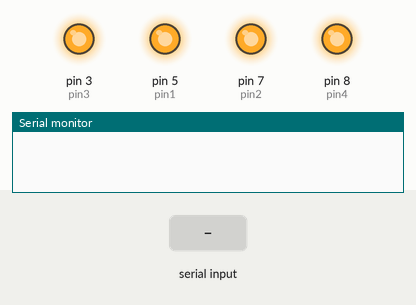
A sketch run on a simulated Arduino Uno, built with avr-gcc and run on an emulated ATmega328P. Shown: output pins drawn as LEDs (lit = HIGH), the last lines printed to the serial monitor. The test bench sets the inputs (shaded band).

Above: at 1.2 s.
1.3 s: "1\n" received over Serial
At 4.0 s:
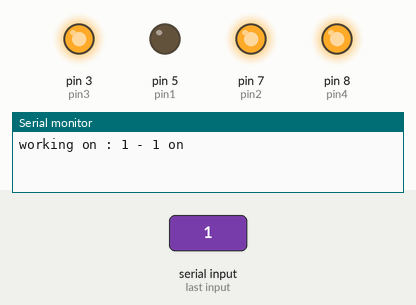
4.3 s: "3\n" received over Serial
At 5.6 s:
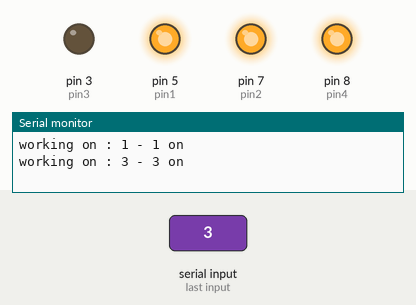
7.3 s: "2\n" received over Serial
At 10.0 s:
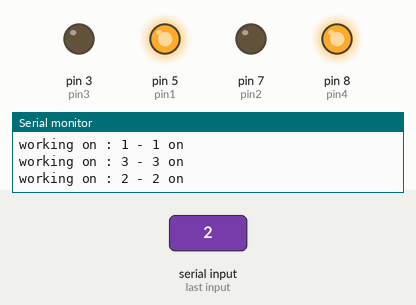
10.3 s: "4\n" received over Serial
At 11.8 s:
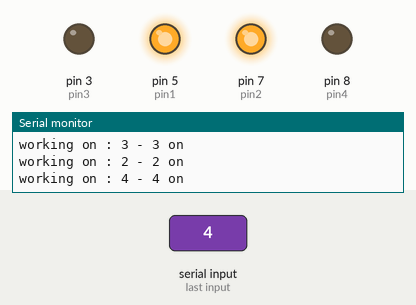
13.3 s: "1,90\n" received over Serial
Timing chart, 0 to 17.3 s (numbered marks = the images above; inputs shaded):
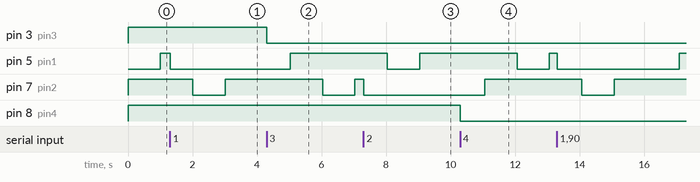

Measured:
- after the input at 1.3 s, pin 5 (pin1): HIGH → LOW after 0.00 s instead of 2.7 s
- after the input at 4.3 s, pin 3 (pin3): HIGH → LOW at once
- after the input at 7.3 s, pin 7 (pin2): HIGH → LOW after 0.00 s instead of 2.8 s
- after the input at 10.3 s, pin 8 (pin4): HIGH → LOW at once

The sketch:

RTOS_test.ino
```cpp
#include <Arduino_FreeRTOS.h>

//  define two tasks for Blink & AnalogRead

void outputManager(void *pvParameters);
void LED_blink(void *pvParameters);
int pin1 = 5; // efective on Sender pin: 4 and reciver pin: D0 (1st) (Red)
int pin2 = 7; // efective on Sender pin: 3 and reciver pin: D1 (2nd) (Blue)
int pin3 = 3; // efective on Sender pin: 1 and reciver pin: D2 (3rd) (Green)
int pin4 = 8; // efective on Sender pin: 2 and reciver pin: D3 (4th) (Green mini)
// the setup function runs once when you press reset or power the board
void setup()
{
    Serial.begin(9600);
    pinMode(pin1, OUTPUT);
    pinMode(pin2, OUTPUT);
    pinMode(pin3, OUTPUT);
    pinMode(pin4, OUTPUT);
    digitalWrite(pin1, HIGH);
    digitalWrite(pin2, HIGH);
    digitalWrite(pin3, HIGH);
    digitalWrite(pin4, HIGH);
    // Now set up two tasks to run independently.
    xTaskCreate(
        outputManager,
        "Blink" // A name just for humans
        ,
        128 // Stack size
        ,
        NULL, 2 // priority
        ,
        NULL);

    xTaskCreate(
        LED_blink, "AnalogRead", 128 // This stack size can be checked & adjusted by reading Highwater
        ,
        NULL, 1 // priority
        ,
        NULL);

    // Now the task scheduler, which takes over control of scheduling individual tasks, is automatically started.
}

void loop()
{
    // Empty. Things are done in Tasks.
}
int getPinNumber(int required_pin)
{
    if (required_pin == 1)
    {
        return pin1;
    }
    else if (required_pin == 2)
    {
        return pin2;
    }
    else if (required_pin == 3)
    {
        return pin3;
    }
    else if (required_pin == 4)
    {
        return pin4;
    }
    else
    {
        Serial.println("Invalid pin number! (getPinNumber error)");
        return 0;
    }
}
/*--------------------------------------------------*/
/*---------------------- Tasks ---------------------*/
/*--------------------------------------------------*/

void outputManager(void *pvParameters) // This is a task.
{
    (void)pvParameters;
    while (true)
    {
        for (int i = 1; i <= 2; i++) // A Task shall never return or exit.
        {

            digitalWrite(getPinNumber(i), LOW);
            vTaskDelay(1000 / portTICK_PERIOD_MS);
            digitalWrite(getPinNumber(i), HIGH);
            vTaskDelay(1000 / portTICK_PERIOD_MS);

            // digitalWrite(13, HIGH);                // turn the LED on (HIGH is the voltage level)
            // vTaskDelay(1000 / portTICK_PERIOD_MS); // wait for one second
            // digitalWrite(13, LOW);                 // turn the LED off by making the voltage LOW
            // vTaskDelay(1000 / portTICK_PERIOD_MS); // wait for one second
        }
    }
}

void LED_blink(void *pvParameters) // This is a task.
{
    (void)pvParameters;

    // initialize serial communication at 9600 bits per second:
    // Serial.begin(9600);
    while (true)
    {
        if (Serial.available() > 0)
        {
            int input = Serial.parseInt();
            // if (input > 0)
            if (input > 0)
            {
                if (input < 20)
                {
                    Serial.print("working on : " + String(input));
                    if (input >= 10)
                    {
                        digitalWrite((getPinNumber(input % 10)), HIGH);
                        // switchManager((input % 10), 0);
                        Serial.print(" - " + String((input % 10)) + " off");
                    }
                    else
                    {
                        digitalWrite(getPinNumber(input), LOW);
                        // switchManager(input, 1);
                        Serial.print(" - " + String(input) + " on");
                    }
                }
                // BinaryManager(input);
            }
            Serial.println();
        }
    }
}
```

Source omitted: h__gyro_and__RF_sensor.cpp (29410 bytes)
